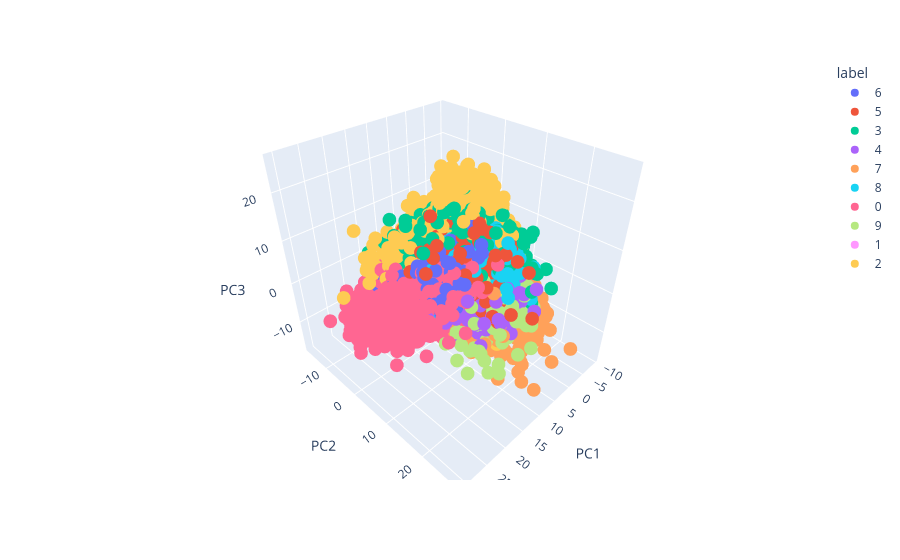

Notebook code cell kept with this figure:
### Code cell
import pandas as pd
import plotly.express as px

# Make sure y is aligned with X_train_trf
y_train_trf = y_train.astype(str)

# Create a proper dataframe for plotting
plot_df = pd.DataFrame({
    "PC1": X_train_trf[:, 0],
    "PC2": X_train_trf[:, 1],
    "PC3": X_train_trf[:, 2],
    "label": y_train_trf.values
})

# 3D scatter plot
fig = px.scatter_3d(
    plot_df,
    x="PC1",
    y="PC2",
    z="PC3",
    color="label"
)

fig.show()

### Figure 1 — Plotly figure (JSON) as saved in the notebook; plotly's stock layout.template omitted (floating-point values rounded to 4 significant figures; data arrays with more than 128 entries replaced by an {"elided": "..."} marker saying what was removed)
{"data": [{"hovertemplate": "label=6<br>PC1=%{x}<br>PC2=%{y}<br>PC3=%{z}<extra></extra>", "legendgroup": "6", "marker": {"color": "#636efa", "symbol": "circle"}, "mode": "markers", "name": "6", "scene": "scene", "showlegend": true, "type": "scatter3d", "x": {"elided": "3352 float values"}, "y": {"elided": "3352 float values"}, "z": {"elided": "3352 float values"}}, {"hovertemplate": "label=5<br>PC1=%{x}<br>PC2=%{y}<br>PC3=%{z}<extra></extra>", "legendgroup": "5", "marker": {"color": "#EF553B", "symbol": "circle"}, "mode": "markers", "name": "5", "scene": "scene", "showlegend": true, "type": "scatter3d", "x": {"elided": "3093 float values"}, "y": {"elided": "3093 float values"}, "z": {"elided": "3093 float values"}}, {"hovertemplate": "label=3<br>PC1=%{x}<br>PC2=%{y}<br>PC3=%{z}<extra></extra>", "legendgroup": "3", "marker": {"color": "#00cc96", "symbol": "circle"}, "mode": "markers", "name": "3", "scene": "scene", "showlegend": true, "type": "scatter3d", "x": {"elided": "3414 float values"}, "y": {"elided": "3414 float values"}, "z": {"elided": "3414 float values"}}, {"hovertemplate": "label=4<br>PC1=%{x}<br>PC2=%{y}<br>PC3=%{z}<extra></extra>", "legendgroup": "4", "marker": {"color": "#ab63fa", "symbol": "circle"}, "mode": "markers", "name": "4", "scene": "scene", "showlegend": true, "type": "scatter3d", "x": {"elided": "3233 float values"}, "y": {"elided": "3233 float values"}, "z": {"elided": "3233 float values"}}, {"hovertemplate": "label=7<br>PC1=%{x}<br>PC2=%{y}<br>PC3=%{z}<extra></extra>", "legendgroup": "7", "marker": {"color": "#FFA15A", "symbol": "circle"}, "mode": "markers", "name": "7", "scene": "scene", "showlegend": true, "type": "scatter3d", "x": {"elided": "3508 float values"}, "y": {"elided": "3508 float values"}, "z": {"elided": "3508 float values"}}, {"hovertemplate": "label=8<br>PC1=%{x}<br>PC2=%{y}<br>PC3=%{z}<extra></extra>", "legendgroup": "8", "marker": {"color": "#19d3f3", "symbol": "circle"}, "mode": "markers", "name": "8", "scene": "scene", "showlegend": true, "type": "scatter3d", "x": {"elided": "3228 float values"}, "y": {"elided": "3228 float values"}, "z": {"elided": "3228 float values"}}, {"hovertemplate": "label=0<br>PC1=%{x}<br>PC2=%{y}<br>PC3=%{z}<extra></extra>", "legendgroup": "0", "marker": {"color": "#FF6692", "symbol": "circle"}, "mode": "markers", "name": "0", "scene": "scene", "showlegend": true, "type": "scatter3d", "x": {"elided": "3316 float values"}, "y": {"elided": "3316 float values"}, "z": {"elided": "3316 float values"}}, {"hovertemplate": "label=9<br>PC1=%{x}<br>PC2=%{y}<br>PC3=%{z}<extra></extra>", "legendgroup": "9", "marker": {"color": "#B6E880", "symbol": "circle"}, "mode": "markers", "name": "9", "scene": "scene", "showlegend": true, "type": "scatter3d", "x": {"elided": "3350 float values"}, "y": {"elided": "3350 float values"}, "z": {"elided": "3350 float values"}}, {"hovertemplate": "label=1<br>PC1=%{x}<br>PC2=%{y}<br>PC3=%{z}<extra></extra>", "legendgroup": "1", "marker": {"color": "#FF97FF", "symbol": "circle"}, "mode": "markers", "name": "1", "scene": "scene", "showlegend": true, "type": "scatter3d", "x": {"elided": "3775 float values"}, "y": {"elided": "3775 float values"}, "z": {"elided": "3775 float values"}}, {"hovertemplate": "label=2<br>PC1=%{x}<br>PC2=%{y}<br>PC3=%{z}<extra></extra>", "legendgroup": "2", "marker": {"color": "#FECB52", "symbol": "circle"}, "mode": "markers", "name": "2", "scene": "scene", "showlegend": true, "type": "scatter3d", "x": {"elided": "3331 float values"}, "y": {"elided": "3331 float values"}, "z": {"elided": "3331 float values"}}], "layout": {"legend": {"title": {"text": "label"}, "tracegroupgap": 0}, "margin": {"t": 60}, "scene": {"domain": {"x": [0, 1], "y": [0, 1]}, "xaxis": {"title": {"text": "PC1"}}, "yaxis": {"title": {"text": "PC2"}}, "zaxis": {"title": {"text": "PC3"}}}}}
